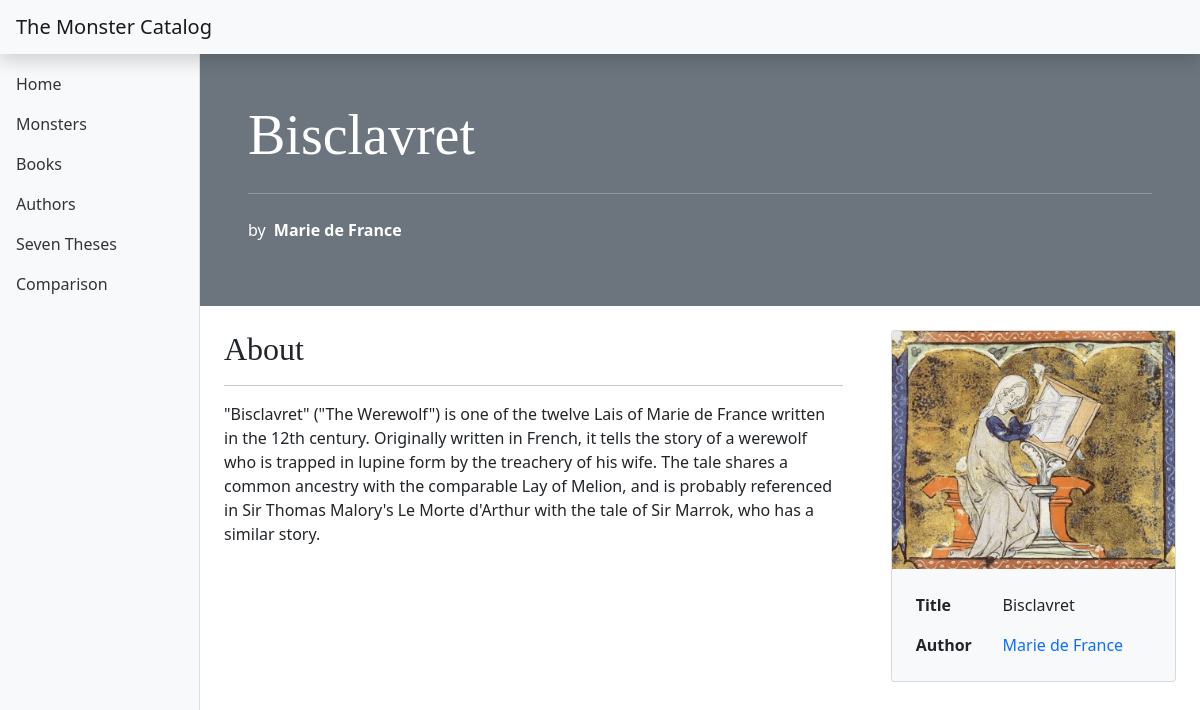
The page /book/2 on the database its author committed.
### monstercatalog/models.py (models this page shows, shortened)
class Book(models.Model):
    title = models.CharField(max_length=255)
    author = models.ForeignKey(Author, on_delete=models.CASCADE)
    about = models.TextField(blank=True)
    image = models.ImageField(null=True, blank=True)

class Author(models.Model):
    name = models.CharField(max_length=255)
    born = models.DateField(null=True, blank=True)
    died = models.DateField(null=True, blank=True)
    about = models.TextField(blank=True)
    image = models.ImageField(null=True, blank=True)

### monstercatalog/views.py (the view)
# urls.py: path('book/<int:book_id>', views.book_detail, name='book_detail'),
def book_detail(request, book_id):
    book = get_object_or_404(Book, pk=book_id)
    monsters = Monster.objects.filter(book_id=book_id)
    return render(request, 'monstercatalog/book_detail_page.html', {'book': book, 'monsters': monsters})

### monstercatalog/templates/monstercatalog/book_detail_page.html (shortened to what this page needs)
{% extends 'monstercatalog/dash_base.html' %}
{% load static %}
{% block main %}
    <div class="row">
        <div class="col">
            <div class="bg-secondary p-5 text-white">
                <h1 class="display-4">{{ book.title }}</h1>
                <hr class="my-4">
                <p>by <strong class="px-1">{{ book.author.name }}</strong></p>
            </div>
        </div>
    </div>
    <div class="row">
        <div class="col" style="max-width: 80em">
            <div class="row px-4 py-4 gx-5">
                <div class="col-lg-8 col-md-6">
                    <h2>About</h2>
                    <hr>
                    <p style="max-width: 60em">{{ book.about }}</p>
                </div>
                <div class="col-lg-4 col-md-6">
                    <div class="card bg-light mx-auto" style="max-width: 18em">
                        {% if book.image %}
                            <img src="{{ book.image.url }}" alt="Image of {{ book.title }}">
                        {% endif %}
                        <div class="card-body">
                            <table class="table table-borderless m-0 text-start w-100">
                                <tbody>
                                <tr>
                                    <th scope="row">Title</th>
                                    <td>{{ book.title }}</td>
                                </tr>
                                <tr>
                                    <th scope="row">Author</th>
                                    <td>
                                        <a href="{% url 'author_detail' book.author.id %}" class="text-decoration-none">
                                            {{ book.author.name }}
                                        </a>
                                    </td>
                                </tr>
                                </tbody>
                            </table>
                        </div>
                    </div>
                </div>
            </div>
        </div>
    </div>
{% endblock %}

### rows shown on the page
Book: title "Bisclavret", author.name "Marie de France", about "\"Bisclavret\" (\"The Werewolf\") is one of the twelve Lais of Marie de France written in the 12th century. Originally written in French, it tells the story of a werewolf who is trapped in lupine form by the treachery of his wife. The tale shares a common ancestry with the comparable Lay of Melion, and is probably referenced in Sir Thomas Malory's Le Morte d'Arthur with the tale of Sir Marrok, who has a similar story.", image (picture)
